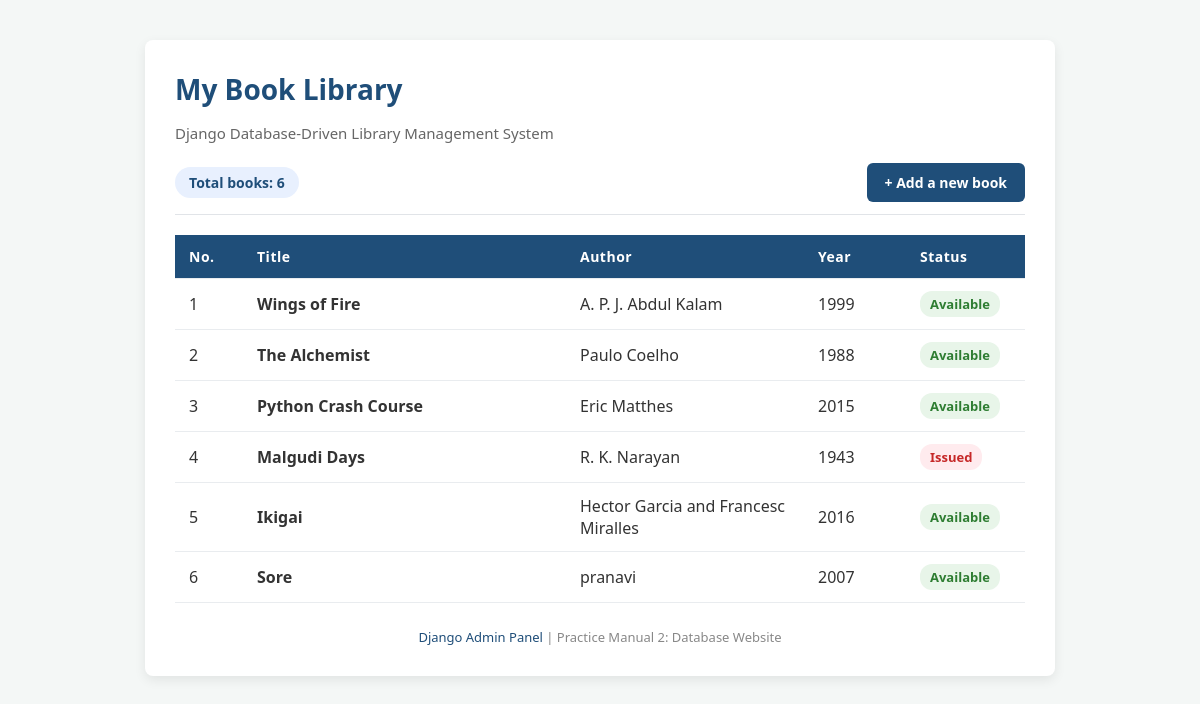
The page / on the database its author committed.
### books/models.py (models this page shows, shortened)
class Book(models.Model):
    title = models.CharField(max_length=200)
    author = models.CharField(max_length=100)
    year_published = models.IntegerField()
    is_available = models.BooleanField(default=True)

### books/views.py (the view)
# urls.py: path('', views.book_list, name='book_list'),
def book_list(request):
    books = Book.objects.all()
    return render(request, 'books/book_list.html', {'books': books})

### books/templates/books/book_list.html (shortened to what this page needs)
<!DOCTYPE html>
<html lang="en">
<head>
</head>
<body>
    <div class="container">
        <h1>My Book Library</h1>
        <p class="subtitle">Django Database-Driven Library Management System</p>
        <div class="actions-bar">
            <span class="count-badge">Total books: {{ books|length }}</span>
            <a href="{% url 'add_book' %}" class="btn-add">+ Add a new book</a>
        </div>
        <table>
            <thead>
                <tr>
                    <th style="width: 8%;">No.</th>
                    <th style="width: 38%;">Title</th>
                    <th style="width: 28%;">Author</th>
                    <th style="width: 12%;">Year</th>
                    <th style="width: 14%;">Status</th>
                </tr>
            </thead>
            <tbody>
                {% for book in books %}
                <tr>
                    <td>{{ forloop.counter }}</td>
                    <td><strong>{{ book.title }}</strong></td>
                    <td>{{ book.author }}</td>
                    <td>{{ book.year_published }}</td>
                    <td>
                        {% if book.is_available %}
                            <span class="status-available">Available</span>
                        {% else %}
                            <span class="status-issued">Issued</span>
                        {% endif %}
                    </td>
                </tr>
                {% empty %}
                <tr>
                    <td colspan="5" class="empty-row">No books yet. Add some in the admin page or using the link above.</td>
                </tr>
                {% endfor %}
            </tbody>
        </table>
        <div class="footer-nav">
            <a href="/admin/">Django Admin Panel</a> | Practice Manual 2: Database Website
        </div>
    </div>
</body>
</html>

### books/templates/books/book_list.html (style rules this page uses)
body { font-family: 'Segoe UI', Tahoma, Geneva, Verdana, sans-serif; background-color: #f4f7f6; color: #333333; margin: 0; padding: 40px 20px; }
.container { max-width: 850px; margin: 0 auto; background: #ffffff; padding: 30px; border-radius: 8px; box-shadow: 0 4px 12px rgba(0,0,0,0.08); }
h1 { color: #1f4e79; margin-top: 0; margin-bottom: 8px; font-size: 28px; }
.subtitle { color: #666; margin-bottom: 20px; font-size: 15px; }
.actions-bar { display: flex; justify-content: space-between; align-items: center; margin-bottom: 20px; padding-bottom: 12px; border-bottom: 1px solid #e1e4e8; }
.count-badge { background-color: #e8f0fe; color: #1f4e79; padding: 6px 14px; border-radius: 20px; font-weight: 600; font-size: 14px; }
.btn-add { background-color: #1f4e79; color: #ffffff; text-decoration: none; padding: 10px 18px; border-radius: 6px; font-weight: 600; font-size: 14px; transition: background-color 0.2s ease; display: inline-block; }
table { width: 100%; border-collapse: collapse; margin-top: 10px; }
th, td { padding: 12px 14px; text-align: left; border-bottom: 1px solid #e9ecef; }
th { background-color: #1f4e79; color: #ffffff; font-size: 14px; letter-spacing: 0.5px; }
.status-available { color: #2e7d32; background-color: #e8f5e9; padding: 4px 10px; border-radius: 12px; font-weight: 600; font-size: 13px; display: inline-block; }
.status-issued { color: #c62828; background-color: #ffebee; padding: 4px 10px; border-radius: 12px; font-weight: 600; font-size: 13px; display: inline-block; }
.footer-nav { margin-top: 25px; text-align: center; font-size: 13px; color: #888; }
.footer-nav a { color: #1f4e79; text-decoration: none; }

### rows shown on the page
Book: title "Wings of Fire", author "A. P. J. Abdul Kalam", year_published "1999", is_available "Available"
Book: title "The Alchemist", author "Paulo Coelho", year_published "1988", is_available "Available"
Book: title "Python Crash Course", author "Eric Matthes", year_published "2015", is_available "Available"
Book: title "Malgudi Days", author "R. K. Narayan", year_published "1943", is_available "Issued"
Book: title "Ikigai", author "Hector Garcia and Francesc Miralles", year_published "2016", is_available "Available"
Book: title "Sore", author "pranavi", year_published "2007", is_available "Available"

### other values the page prints
{{ books|length }} "6"
